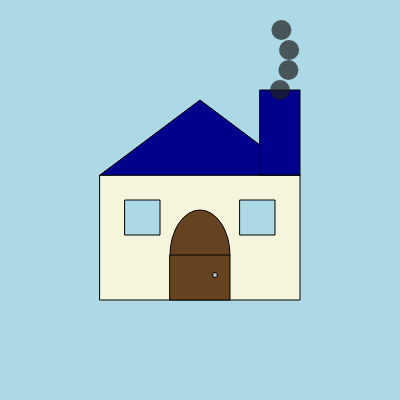
Frame 1 (no input)
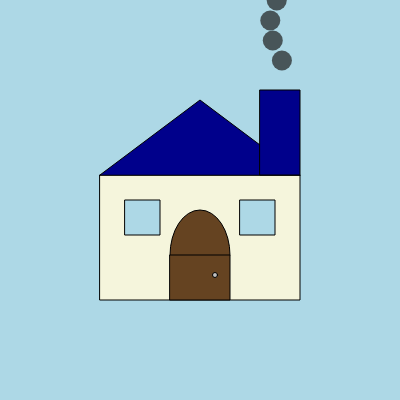
Frame 60 (no input)
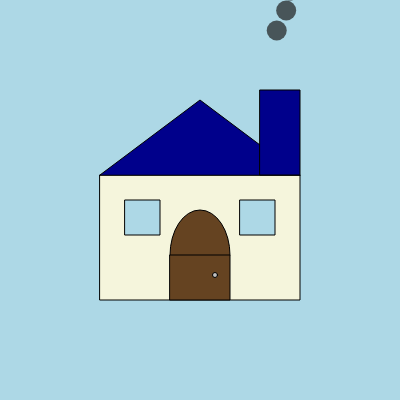
Frame 120 (the mouse pressed at the canvas centre since frame 60)

The p5.js sketch that drew these frames (run headless with seeded random() and noise() and a simulated clock; from frame 60 on, the mouse is pressed at the canvas centre):

// p5.js sketch
// ── sketch.js
let smokeY = 90;
let smokeOffset = 0;

function setup() {
  createCanvas(400, 400);
}

function draw() {
  background('#ADD8E6'); // Light blue sky

  // House walls
  fill('beige');
  stroke(0);
  rect(100, 175, 200, 125);

  // Roof
  fill('darkblue');
  triangle(100, 175, 200, 100, 300, 175);

  // Left Window
  fill('#ADD8E6');
  rect(125, 200, 35, 35);

  // Right Window
  fill('#ADD8E6');
  rect(240, 200, 35, 35);

  // Door
  fill('#654321');
  arc(200, 255, 60, 90, PI, 0);
  rect(170, 255, 60, 45);

  // Doorknob
  fill('silver');
  ellipse(215, 275, 5, 5);

  // Chimney
  fill('darkblue');
  rect(260, 90, 40, 85);

  // Animated Smoke
  fill(30, 30, 30, 180); // Light grey semi-transparent
  noStroke();
  for (let i = 0; i < 4; i++) {
    ellipse(280 + sin(smokeOffset + i) * 10, smokeY - i * 20, 20, 20);
  }

  smokeY -= 0.5;
  smokeOffset += 0.05;

  if (smokeY < 0) {
    smokeY = 90;
    smokeOffset = 0;
  }
}
